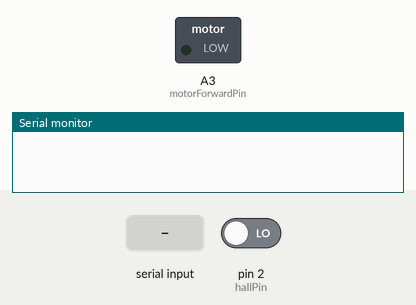
Simulated run of this sketch. Board: Arduino Nano, built with avr-gcc and run on an emulated ATmega328P. On the bench: switched loads named in the sketch (green lamp = pin HIGH), the last lines printed to the serial monitor. The inputs (shaded band) are chosen by the test bench; at power-on: pin 2 (hallPin) LOW. Storage starts empty.

Above: at 1.2 s.
1.3 s: "6" received over Serial
At 1.42 s:
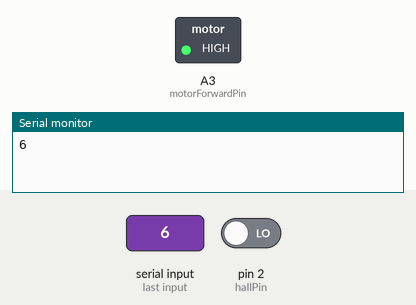
Timing chart, 0 to 4.3 s (numbered marks = the images above; inputs shaded):
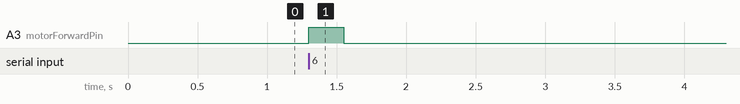

The sketch:

DogAudioExperiment.ino
```cpp
#include <SD.h>                           //include SD module library
#include <TMRpcm.h>                       //include speaker control library

// code for bluetooth https://create.arduino.cc/projecthub/mayooghgirish/arduino-bluetooth-basic-tutorial-d8b737
// code for microSD reader https://steemit.com/utopian-io/@kimp0gi/playing-music-in-arduino-using-sd-card-module

#define SD_ChipSelectPin 4                //define CS pin
int motorForwardPin = A3;                  // pin used to control foward motor direction
int motorReversePin = A6;                  // pin used to control reverse motor correction
bool isPlayingAudio = false;              //variable used to determine if audio is playing from speakers
char Incoming_value = 0;                  //Variable for storing Incoming_value
const int hallPin = 2;
int hallVal = 0;


TMRpcm tmrpcm;                            //crete an object for speaker library

void setup(){
  pinMode (hallPin, INPUT);
  pinMode(motorForwardPin, OUTPUT);       // sets the pin as output
  pinMode(motorReversePin, OUTPUT);       // sets the pin as output
  analogWrite(motorForwardPin, LOW);      // turn pin off
  analogWrite(motorReversePin, LOW);      // turn pin off
  tmrpcm.speakerPin = 9;                  //define speaker pin.
                                          //you must use pin 9 of the Arduino Uno and Nano
                                          //the library is using this pin
  Serial.begin(9600);         //Sets the data rate in bits per second (baud) for serial data transmission

  if (!SD.begin(SD_ChipSelectPin)) {      //see if the card is present and can be initialized
    Serial.print("SD FAILED.");
    return;                               //don't do anything more if not
  }
}

void loop(){
  if(Serial.available() > 0 && !isPlayingAudio){
      Incoming_value = Serial.read();      //Read the incoming data and store it into variable Incoming_value
      Serial.print(Incoming_value);        //Print Value of Incoming_value in Serial monitor
      if(Incoming_value == '0'){           //Checks whether value of Incoming_value is equal to 0
        // play robot joe sit
        tmrpcm.play("robotSit.wav");
      }
      else if(Incoming_value == '1')   {
        // play robot joe shake
        tmrpcm.play("robotShake.wav");
      }
      else if(Incoming_value == '2')   {
        // play robot joe down
        tmrpcm.play("robotDown.wav");
      }
      else if(Incoming_value == '3')   {
        // play tanner joe sit
        tmrpcm.play("tannerSit.wav");
      }
      else if(Incoming_value == '4')   {
        // play tanner joe shake
        tmrpcm.play("tannerShake.wav");
      }
      else if(Incoming_value == '5')   {
        // play tanner joe down
        tmrpcm.play("tannerDown.wav");
      }
      else if(Incoming_value == '6')   {
            // dispense treat
            analogWrite(motorForwardPin, 128);      //turns motor on
            delay(250);                             //waits 1/4 a second to start reading hall sensor values
            bool isDispensing = true;
            while(isDispensing){
                hallVal = digitalRead(hallPin);     //reads hall sensor values and sets the value you to low or high depending on if the reading is above of below 128
                if(hallVal == LOW){
                  analogWrite(motorForwardPin, LOW);      // turn motor off
                  isDispensing = false;
                }
            }
      }
   }
}
```

Measured:
- after the input at 1.3 s, A3 (motorForwardPin): LOW → HIGH at once, → LOW 0.25 s later
